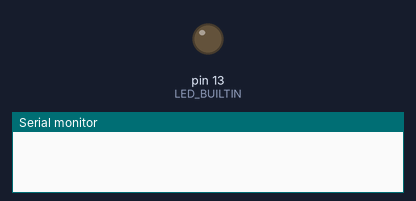
The sketch below on a simulated Arduino Uno, built with avr-gcc and run on an emulated ATmega328P. Shown: output pins drawn as LEDs (lit = HIGH), the last lines printed to the serial monitor. Dashed ring = blinking.

Above: at 0.9 s.
At 2.4 s:
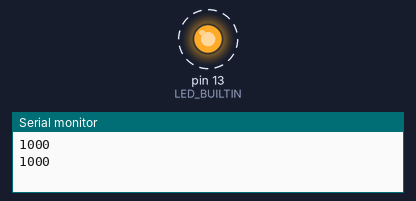
Timing chart, 0 to 4.6 s (numbered marks = the images above):
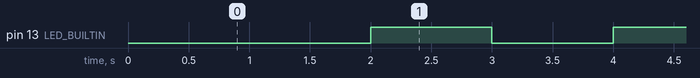

Measured:
- by itself, pin 13 (LED_BUILTIN): alternates HIGH for 1.0 s and LOW for 1.0 s

The sketch:

task.ino
```cpp
#include <avr/sleep.h>
#include "timer.h"
#include "serial.h"

static uint8_t led_value = 0;

void setup()
{
    // put your setup code here, to run once:
    // disable interrupt
    cli();
    SerialCfg_Init();
    // LED configuration
    pinMode(LED_BUILTIN, OUTPUT);
    TaskTimer_Init();
    // enable interrupt
    sei();
}

void loop()
{
}

void LedToggle(void)
{
    if(led_value == 0)
    {
        digitalWrite(LED_BUILTIN, LOW);
        led_value = 1;
    }
    else
    {
        digitalWrite(LED_BUILTIN, HIGH);
        led_value = 0;
    }
    Serial.println(timer_isr_counter);
}
```

serial.cpp
```cpp
#include "serial.h"

void SerialCfg_Init(void)
{
   Serial.begin(9600);
   while (!Serial)
    {
        /* wait for conection */
    }
}
```

serial.h
```cpp
#ifndef SERIAL_H
#define SERIAL_H

#include <HardwareSerial.h>
#include <avr/io.h>

void SerialCfg_Init(void);

#endif
```

task.cpp
```cpp
#include "task.h"

void task_20ms(void)
{
}

void task_50ms(void)
{
}

void task_100ms(void)
{
}

void task_1000ms(void)
{
    LedToggle();
}
```

task.h
```cpp
#ifndef TASK_H
#define TASK_H

void task_20ms(void);
void task_50ms(void);
void task_100ms(void);
void task_1000ms(void);
void LedToggle(void);

#endif
```

timer.cpp
```cpp
#include "timer.h"
#include "task.h"

uint32_t timer_isr_counter = 0;
/*
    Set timer1 to get a periodic ISR for 1ms.
*/
void TaskTimer_Init(void)
{
    // configurations for timer1
    TCCR1A = 0; // Normal port operation, OC1A/OC1B disconnected.
    TCCR1B = 0; // Normal port operation, OC1A/OC1B disconnected.
    TCNT1 = 0;  // set counter to 0.
    OCR1A = 15999;
    TCCR1B |= (1 << WGM12);  // use wave genreation
    TCCR1B |= (1 << CS10);   // use system clock
    TIMSK1 |= (1 << OCIE1A); // Timer/Counter 1, Output Compare A Match Interrupt Enable
}

ISR(TIMER1_COMPA_vect)
{
    timer_isr_counter++;
    if(timer_isr_counter % 20 == 0)
    {
        task_20ms();
    }

    if(timer_isr_counter % 50 == 0)
    {
        task_50ms();
    }

    if(timer_isr_counter % 100 == 0)
    {
        task_100ms();
    }

    if(timer_isr_counter % 1000 == 0)
    {
        task_1000ms();
        timer_isr_counter = 0;
    }
}
```

timer.h
```cpp
#ifndef TIMER_H
#define TIMER_H

#include <avr/io.h>
#include <inttypes.h>
#include <avr/interrupt.h>

extern uint32_t timer_isr_counter;

void TaskTimer_Init(void);

#endif
```
